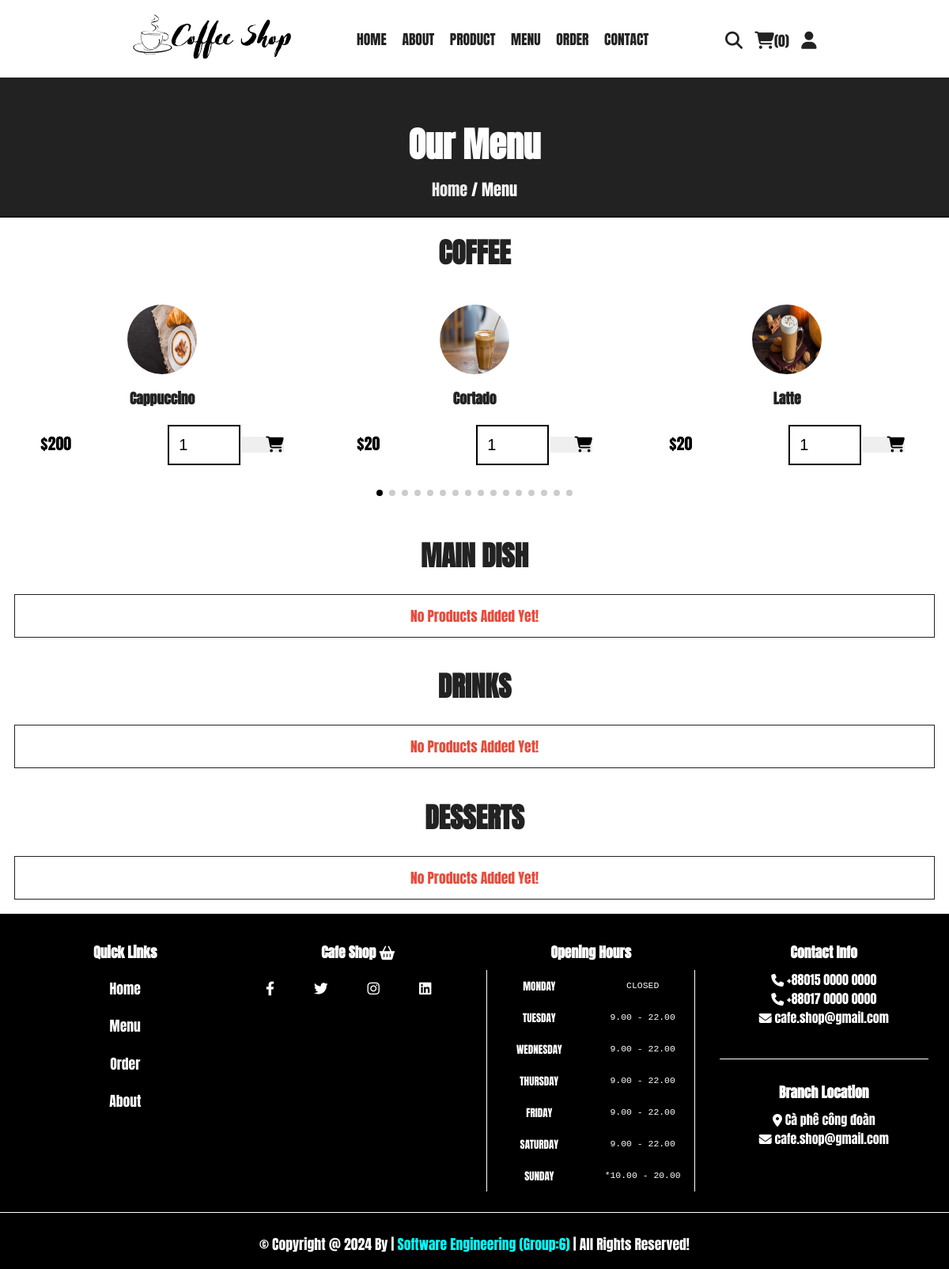
Page /menu.php on the committed database.
### tables this page shows
CREATE TABLE `products` (
  `id` int(100) NOT NULL,
  `name` varchar(100) NOT NULL,
  `category` varchar(100) NOT NULL,
  `price` int(10) NOT NULL,
  `image` varchar(100) NOT NULL,
  `popularity` int(8) DEFAULT NULL,
  `disprice` int(10) DEFAULT NULL,
  `desc` varchar(1500) DEFAULT NULL
);

### menu.php (the view, shortened to what this page needs)
<?php
include 'components/connect.php';
?>
<!DOCTYPE html>
<html lang="en">
<head>
   <link rel="stylesheet" href="https://unpkg.com/swiper@8/swiper-bundle.min.css" />
   <link rel="stylesheet" href="https://cdnjs.cloudflare.com/ajax/libs/font-awesome/6.1.1/css/all.min.css">
   <link rel="stylesheet" href="css/style.css">
</head>
<body>
   <?php include 'components/user_header.php'; ?>
   <div class="heading">
      <h3>our menu</h3>
      <p><a href="home.php">Home</a> <span> / Menu</span></p>
   </div>
   <section class="reviews">
      <h1 class="title">Coffee</h1>
      <div class="swiper reviews-slider">
         <div class="swiper-wrapper">
            <?php
            $select_products = $conn->prepare("SELECT * FROM `products` where category='coffee'");
            $select_products->execute();
            if ($select_products->rowCount() > 0) {
               while ($fetch_products = $select_products->fetch(PDO::FETCH_ASSOC)) {
            ?>
                  <div class="swiper-slide slide">
                     <form action="" method="post" class="box">
                        <img src="uploaded_img/<?= $fetch_products['image']; ?>" alt="">
                        <h3><?= $fetch_products['name']; ?></h3>
                        <div class="flex">
                           <a style="padding-right: 120px;"><span>$</span><?= $fetch_products['price']; ?></a>
                           <input style="border: 2px solid black;" type="number" name="qty" class="qty" min="1" max="99" value="1" maxlength="2">
                           <button type="submit" class="fas fa-shopping-cart" name="add_to_cart"></button>
                        </div>
                     </form>
                  </div>
            <?php
               }
            } else {
               echo '<p class="empty">no products added yet!</p>';
            }
            ?>
         </div>
         <div class="swiper-pagination"></div>
      </div>
   </section>
   <section class="reviews">
      <h1 class="title">main dish</h1>
      <div class="swiper reviews-slider">
         <div class="swiper-wrapper">
            <?php
            $select_products = $conn->prepare("SELECT * FROM `products` where category='main dish'");
            $select_products->execute();
            if ($select_products->rowCount() > 0) {
               while ($fetch_products = $select_products->fetch(PDO::FETCH_ASSOC)) {
            ?>
                  <div class="swiper-slide slide">
                     <form action="" method="post" class="box">
                        <input type="hidden" name="pid" value="<?= $fetch_products['id']; ?>">
                        <input type="hidden" name="name" value="<?= $fetch_products['name']; ?>">
                        <input type="hidden" name="price" value="<?= $fetch_products['price']; ?>">
                        <input type="hidden" name="image" value="<?= $fetch_products['image']; ?>">
                        <img src="uploaded_img/<?= $fetch_products['image']; ?>" alt="">
                        <p><?= $fetch_products['name']; ?></p>
                        <div class="flex">
                           <a style="padding-right: 120px;"><span>$</span><?= $fetch_products['price']; ?></a>
                           <input style="border: 1px;" type="number" name="qty" class="qty" min="1" max="99" value="1" maxlength="2">
                           <button type="submit" class="fas fa-shopping-cart" name="add_to_cart"></button>
                        </div>
                     </form>
                  </div>
            <?php
               }
            } else {
               echo '<p class="empty">no products added yet!</p>';
            }
            ?>
         </div>
      </div>
   </section>
   <section class="reviews">
      <h1 class="title">drinks</h1>
      <div class="swiper reviews-slider">
         <div class="swiper-wrapper">
            <?php
            $select_products = $conn->prepare("SELECT * FROM `products` where category='drinks'");
            $select_products->execute();
            if ($select_products->rowCount() > 0) {
               while ($fetch_products = $select_products->fetch(PDO::FETCH_ASSOC)) {
            ?>
                  <div class="swiper-slide slide">
                     <form action="" method="post" class="box">
                        <input type="hidden" name="pid" value="<?= $fetch_products['id']; ?>">
                        <input type="hidden" name="name" value="<?= $fetch_products['name']; ?>">
                        <input type="hidden" name="price" value="<?= $fetch_products['price']; ?>">
                        <input type="hidden" name="image" value="<?= $fetch_products['image']; ?>">
                        <img src="uploaded_img/<?= $fetch_products['image']; ?>" alt="">
                        <p><?= $fetch_products['name']; ?></p>
                        <div class="flex">
                           <a style="padding-right: 120px;"><span>$</span><?= $fetch_products['price']; ?></a>
                           <input style="border: 1px;" type="number" name="qty" class="qty" min="1" max="99" value="1" maxlength="2">
                           <button type="submit" class="fas fa-shopping-cart" name="add_to_cart"></button>
                        </div>
                     </form>
                  </div>
            <?php
               }
            } else {
               echo '<p class="empty">no products added yet!</p>';
            }
            ?>
         </div>
      </div>
   </section>
   <section class="reviews">
      <h1 class="title">desserts</h1>
      <div class="swiper reviews-slider">
         <div class="swiper-wrapper">
            <?php
            $select_products = $conn->prepare("SELECT * FROM `products` where category='desserts'");
            $select_products->execute();
            if ($select_products->rowCount() > 0) {
               while ($fetch_products = $select_products->fetch(PDO::FETCH_ASSOC)) {
            ?>
                  <div class="swiper-slide slide">
                     <form action="" method="post" class="box">
                        <input type="hidden" name="pid" value="<?= $fetch_products['id']; ?>">
                        <input type="hidden" name="name" value="<?= $fetch_products['name']; ?>">
                        <input type="hidden" name="price" value="<?= $fetch_products['price']; ?>">
                        <input type="hidden" name="image" value="<?= $fetch_products['image']; ?>">
                        <img src="uploaded_img/<?= $fetch_products['image']; ?>" alt="">
                        <p><?= $fetch_products['name']; ?></p>
                        <div class="flex">
                           <a style="padding-right: 120px;"><span>$</span><?= $fetch_products['price']; ?></a>
                           <input style="border: 1px;" type="number" name="qty" class="qty" min="1" max="99" value="1" maxlength="2">
                           <button type="submit" class="fas fa-shopping-cart" name="add_to_cart"></button>
                        </div>
                     </form>
                  </div>
            <?php
               }
            } else {
               echo '<p class="empty">no products added yet!</p>';
            }
            ?>
         </div>
      </div>
   </section>
   <?php include 'components/footer.php'; ?>
</body>
</html>

### css/style.css (style rules this page uses)
:root { --yellow: black; --red: #e74c3c; --white: #fff; --black: #222; --light-color: #777; --border: .2rem solid var(--black); }
* { margin: 0; padding: 0; box-sizing: border-box; outline: none; border: none; text-decoration: none; }
html { font-size: 62.5%; overflow-x: hidden; scroll-behavior: smooth; stop-opacity: 7rem; font-family: 'Anton', sans-serif; }
section { margin: 0 auto; max-width: 1200px; padding: 2rem; }
.title { text-align: center; margin-bottom: 2.5rem; font-size: 4rem; color: var(--black); text-transform: uppercase; text-underline-offset: 1rem; }
.reviews .swiper .swiper-wrapper .slide a { font-size: 20px; }
.reviews .swiper .swiper-wrapper .slide h3 { padding-bottom: 20px; }
.reviews .swiper .swiper-wrapper .slide .flex input { font-size: 20px; padding: 12px; }
.reviews .swiper .swiper-wrapper .slide .flex .fas { font-size: 20px; padding-left: 30px; }
.heading { display: flex; text-align: center; gap: 1rem; flex-flow: column; padding-top: 50px; background-color: var(--black); min-height: 20rem; border-bottom: 2px solid black; z-index: inherit; }
.heading h3 { font-size: 5rem; color: var(--white); text-transform: capitalize; }
.heading p { font-size: 2.3rem; color: var(--white); }
.heading p a { color: var(--white); opacity: 0.9; }
.empty { border: var(--border); padding: 1.5rem; text-align: center; width: 100%; font-size: 2rem; text-transform: capitalize; color: var(--red); }
.reviews .slide { margin-bottom: 4rem; padding: 2rem; text-align: center; }
.reviews .slide img { height: 10rem; width: 10rem; border-radius: 50%; }
.reviews .slide h3 { font-size: 2rem; margin-top: 1.5rem; text-transform: capitalize; color: var(--black); }
@media (max-width:1284px) { html { font-size: 55%; } }

### rows in the picture
products: image (picture), name "Cappuccino", price "200"
products: image (picture), name "Cortado", price "20"
products: image (picture), name "Latte", price "20"

### other values in the picture
$total_cart_items "0"
